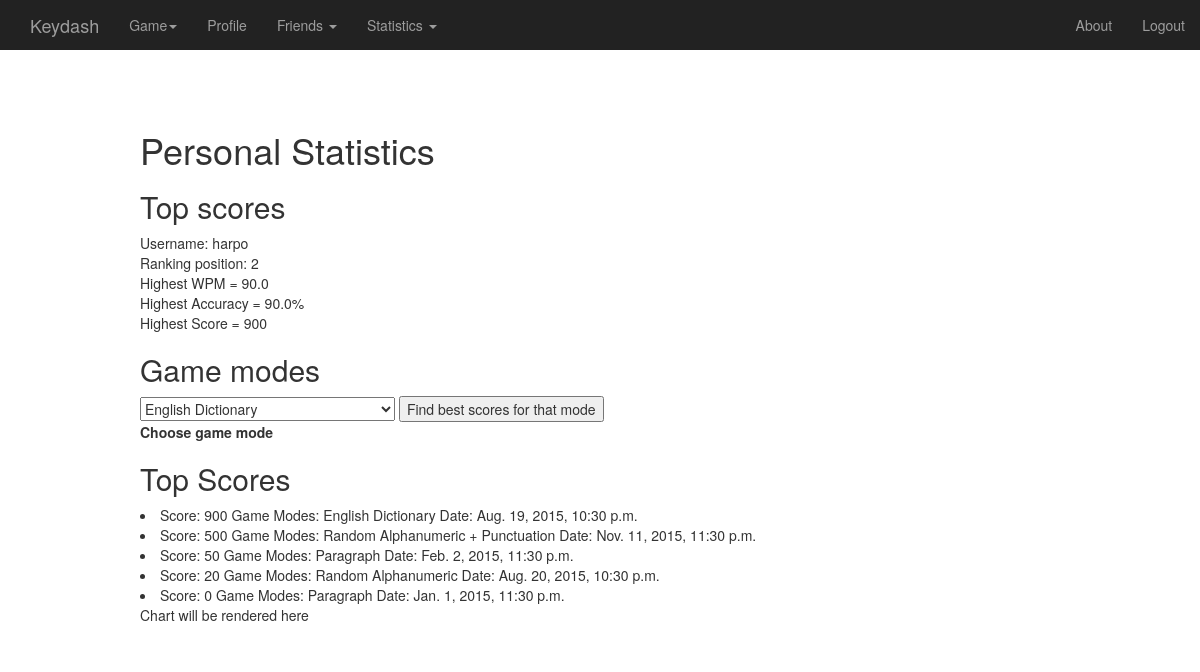
Before: /keydash/statistics_personal/ (signed in) with the older database file.
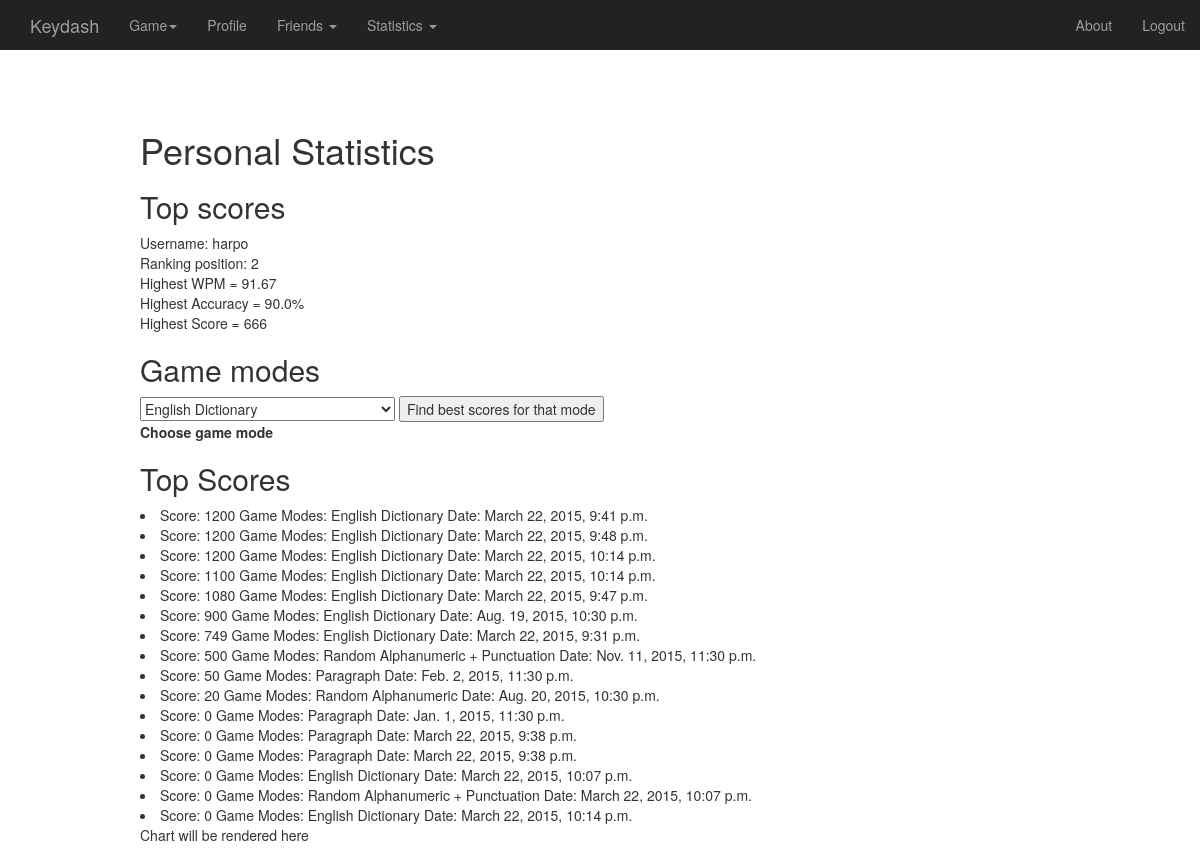
After: the same page with the newer database file.
### keydash_app/models.py (models this page shows, shortened)
class UserProfile(models.Model):
    user = models.OneToOneField(User)
    picture = models.ImageField(upload_to='profile_images', blank=True)
    ranking_position = models.IntegerField(default=0)
    wpm_highest = models.FloatField(default=0)
    accuracy_highest = models.FloatField(default=0)
    score_highest = models.IntegerField(default=0)

class Score(models.Model):
    user = models.ForeignKey(User)
    game = models.ForeignKey(Game)
    wpm = models.FloatField(default=0)
    accuracy = models.FloatField(default=0)
    score = models.IntegerField(default=0)
    date = models.DateTimeField(default=datetime.now, blank=True)

class Game(models.Model):
    game_mode = models.CharField(max_length=128)
    game_js = models.CharField(max_length=512)
    game_css = models.CharField(max_length=512)
    def __unicode__(self):
        return self.game_mode

### keydash_app/views.py (the view)
@login_required
def statistics_personal(request):
    context_dict = {}
    user = request.user
    user_profile = UserProfile.objects.get(user = user)
    context_dict['user_profile'] = user_profile
    user_scores = Score.objects.filter(user = user).order_by('-score')
    for user_score in user_scores:
        readable_game_mode = (game_mode_readable_name(user_score.game))
        user_score.game.game_mode = readable_game_mode['game_mode']
    context_dict['scores'] = user_scores
    if request.method == 'POST':
        game_mode = request.POST.get('dropdown_game_mode')
        game = Game.objects.get(game_mode = game_mode)
        context_dict.update( statistics_chart2(request, game) )
        user_scores_for_game_mode = Score.objects.filter(user = user, game = game).order_by('-score')
        context_dict.update( game_mode_readable_name(game))
        context_dict['user_scores_for_game_mode'] = user_scores_for_game_mode
    else:
        context_dict.update( statistics_chart(request) )
    return render(request, 'keydash_app/statistics_personal.html', context_dict)

### keydash_app/views.py (called while the page is built)
def game_mode_readable_name(game):
    context_dict = {}
    if(game.game_mode == 'eng_dict'):
        context_dict['game_mode'] = 'English Dictionary'
    elif(game.game_mode == 'rand_alpha'):
        context_dict['game_mode'] = 'Random Alphanumeric'
    elif(game.game_mode == 'typingflight'):
        context_dict['game_mode'] = 'Typing Flight'
    elif(game.game_mode == 'rand_alpha_punc'):
        context_dict['game_mode'] = 'Random Alphanumeric + Punctuation'
    else:
        context_dict['game_mode'] = 'Paragraph'
    return context_dict

### templates/keydash_app/statistics_personal.html (shortened to what this page needs)
{% extends "keydash_app/base.html" %}
{% block body_block %}
    <h1>Personal Statistics</h1>
    <h2>Top scores</h2>
    Username: {{ user.username }} <br>
    Ranking position: {{ user_profile.ranking_position }} <br>
    Highest WPM = {{ user_profile.wpm_highest }} <br>
    Highest Accuracy = {{ user_profile.accuracy_highest }}% <br>
    Highest Score = {{ user_profile.score_highest }} <br>
    <h2>Game modes</h2>
    <form action="" method="post">
        <select name="dropdown_game_mode">
            <option value="eng_dict">English Dictionary</option>
        </select>
        <input type="submit" value="Find best scores for that mode" />
    </form>
    {% if user_scores_for_game_mode %}
        Game Mode: {{ game_mode }}
        {% for score_game_mode in user_scores_for_game_mode %}
            <li>score: {{ score_game_mode.score }} date: {{ score_game_mode.date }}</li>
        {% endfor %}
    {% else %}
        <strong>Choose game mode </strong>
    {% endif %}
    <br>
    <h2>Top Scores</h2>
    {% if scores %}
        {% for score in scores %}
            <li>Score: {{ score.score }} Game Modes: {{ score.game }} Date: {{ score.date }}</li>
        {% endfor %}
    {% else %}
        <strong>There are no scores.</strong>
    {% endif %}
    {% load chartit %}
    <div id='container'> Chart will be rendered here </div>
{% endblock %}

Changed rows visible on the page:
changed UserProfile: wpm_highest "90.0" → "91.67"; score_highest "900" → "666"
added Score: score "1200", game "English Dictionary", date "March 22, 2015, 9:41 p.m."
added Score: score "1200", game "English Dictionary", date "March 22, 2015, 9:48 p.m."
added Score: score "1200", game "English Dictionary", date "March 22, 2015, 10:14 p.m."
added Score: score "1100", game "English Dictionary", date "March 22, 2015, 10:14 p.m."
added Score: score "1080", game "English Dictionary", date "March 22, 2015, 9:47 p.m."
added Score: score "749", game "English Dictionary", date "March 22, 2015, 9:31 p.m."
added Score: score "0", game "Paragraph", date "March 22, 2015, 9:38 p.m."
added Score: score "0", game "Paragraph", date "March 22, 2015, 9:38 p.m."
added Score: score "0", game "English Dictionary", date "March 22, 2015, 10:07 p.m."
added Score: score "0", game "Random Alphanumeric + Punctuation", date "March 22, 2015, 10:07 p.m."
added Score: score "0", game "English Dictionary", date "March 22, 2015, 10:14 p.m."
